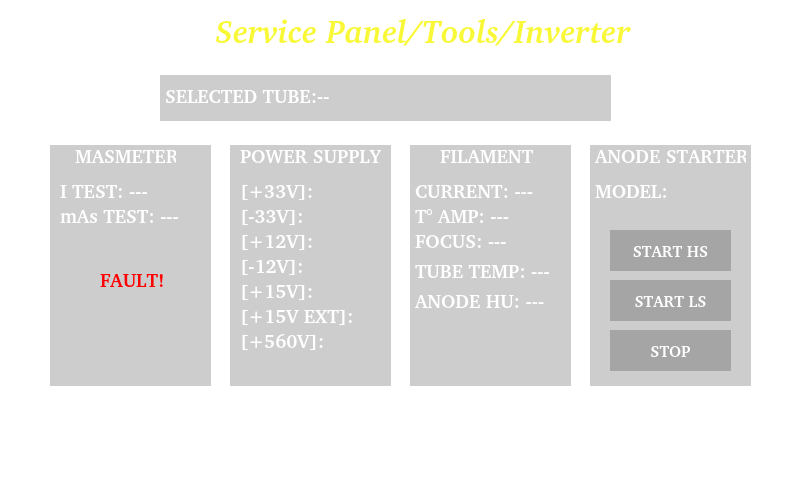
<?xml version="1.0" encoding="UTF-8"?>
<ui version="4.0">
 <class>inverterUI</class>
 <widget class="QWidget" name="inverterUI">
  <property name="geometry">
   <rect>
    <x>0</x>
    <y>0</y>
    <width>800</width>
    <height>480</height>
   </rect>
  </property>
  <property name="windowTitle">
   <string notr="true">Form</string>
  </property>
  <property name="styleSheet">
   <string notr="true">background-color:rgb(0,0,0,0);

border: 0px;
background-image: url(:/ServicePanel/ServicePanel/service_panel_menu.png);</string>
  </property>
  <widget class="QFrame" name="frame">
   <property name="geometry">
    <rect>
     <x>0</x>
     <y>0</y>
     <width>800</width>
     <height>480</height>
    </rect>
   </property>
   <property name="frameShape">
    <enum>QFrame::StyledPanel</enum>
   </property>
   <property name="frameShadow">
    <enum>QFrame::Raised</enum>
   </property>
   <widget class="QPushButton" name="exitButton">
    <property name="geometry">
     <rect>
      <x>0</x>
      <y>0</y>
      <width>111</width>
      <height>111</height>
     </rect>
    </property>
    <property name="text">
     <string notr="true"/>
    </property>
   </widget>
   <widget class="QLabel" name="label">
    <property name="geometry">
     <rect>
      <x>115</x>
      <y>10</y>
      <width>616</width>
      <height>41</height>
     </rect>
    </property>
    <property name="font">
     <font>
      <family>Bitstream Charter</family>
      <pointsize>24</pointsize>
      <weight>75</weight>
      <italic>true</italic>
      <bold>true</bold>
     </font>
    </property>
    <property name="styleSheet">
     <string notr="true">background-image:url(/transparent.png);
color: rgb(248, 248, 54);</string>
    </property>
    <property name="text">
     <string notr="true">Service Panel/Tools/Inverter</string>
    </property>
    <property name="alignment">
     <set>Qt::AlignCenter</set>
    </property>
   </widget>
   <widget class="QFrame" name="frame_2">
    <property name="geometry">
     <rect>
      <x>50</x>
      <y>145</y>
      <width>161</width>
      <height>241</height>
     </rect>
    </property>
    <property name="styleSheet">
     <string notr="true">background-image: url(:/transparent.png);
background-color: rgb(0, 0, 0,50);</string>
    </property>
    <property name="frameShape">
     <enum>QFrame::StyledPanel</enum>
    </property>
    <property name="frameShadow">
     <enum>QFrame::Raised</enum>
    </property>
    <widget class="QLabel" name="label_2">
     <property name="enabled">
      <bool>false</bool>
     </property>
     <property name="geometry">
      <rect>
       <x>25</x>
       <y>0</y>
       <width>101</width>
       <height>21</height>
      </rect>
     </property>
     <property name="font">
      <font>
       <family>Bitstream Charter</family>
       <pointsize>14</pointsize>
       <weight>75</weight>
       <bold>true</bold>
      </font>
     </property>
     <property name="styleSheet">
      <string notr="true">background-color: rgb(255, 255, 255,0);
color: rgb(255, 255, 255);</string>
     </property>
     <property name="text">
      <string notr="true">MASMETER</string>
     </property>
     <property name="alignment">
      <set>Qt::AlignLeading|Qt::AlignLeft|Qt::AlignVCenter</set>
     </property>
    </widget>
    <widget class="QLabel" name="iTest">
     <property name="enabled">
      <bool>false</bool>
     </property>
     <property name="geometry">
      <rect>
       <x>10</x>
       <y>35</y>
       <width>151</width>
       <height>21</height>
      </rect>
     </property>
     <property name="font">
      <font>
       <family>Bitstream Charter</family>
       <pointsize>14</pointsize>
       <weight>75</weight>
       <bold>true</bold>
      </font>
     </property>
     <property name="styleSheet">
      <string notr="true">background-color: rgb(255, 255, 255,0);
color: rgb(255, 255, 255);</string>
     </property>
     <property name="text">
      <string notr="true">I TEST: ---</string>
     </property>
     <property name="alignment">
      <set>Qt::AlignLeading|Qt::AlignLeft|Qt::AlignVCenter</set>
     </property>
    </widget>
    <widget class="QLabel" name="mAsTest">
     <property name="enabled">
      <bool>false</bool>
     </property>
     <property name="geometry">
      <rect>
       <x>10</x>
       <y>60</y>
       <width>146</width>
       <height>21</height>
      </rect>
     </property>
     <property name="font">
      <font>
       <family>Bitstream Charter</family>
       <pointsize>14</pointsize>
       <weight>75</weight>
       <bold>true</bold>
      </font>
     </property>
     <property name="styleSheet">
      <string notr="true">background-color: rgb(255, 255, 255,0);
color: rgb(255, 255, 255);</string>
     </property>
     <property name="text">
      <string notr="true">mAs TEST: ---</string>
     </property>
     <property name="alignment">
      <set>Qt::AlignLeading|Qt::AlignLeft|Qt::AlignVCenter</set>
     </property>
    </widget>
    <widget class="QFrame" name="faultFrame">
     <property name="geometry">
      <rect>
       <x>5</x>
       <y>119</y>
       <width>151</width>
       <height>111</height>
      </rect>
     </property>
     <property name="styleSheet">
      <string notr="true">background-color: rgb(0, 0, 0,0);</string>
     </property>
     <property name="frameShape">
      <enum>QFrame::StyledPanel</enum>
     </property>
     <property name="frameShadow">
      <enum>QFrame::Raised</enum>
     </property>
     <widget class="QLabel" name="label_17">
      <property name="enabled">
       <bool>false</bool>
      </property>
      <property name="geometry">
       <rect>
        <x>45</x>
        <y>5</y>
        <width>76</width>
        <height>21</height>
       </rect>
      </property>
      <property name="font">
       <font>
        <family>Bitstream Charter</family>
        <pointsize>14</pointsize>
        <weight>75</weight>
        <bold>true</bold>
       </font>
      </property>
      <property name="styleSheet">
       <string notr="true">background-color: rgb(255, 255, 255,0);
color: rgb(255, 0, 0);</string>
      </property>
      <property name="text">
       <string notr="true">FAULT!</string>
      </property>
      <property name="alignment">
       <set>Qt::AlignLeading|Qt::AlignLeft|Qt::AlignVCenter</set>
      </property>
     </widget>
     <widget class="QFrame" name="ground">
      <property name="geometry">
       <rect>
        <x>10</x>
        <y>40</y>
        <width>60</width>
        <height>60</height>
       </rect>
      </property>
      <property name="styleSheet">
       <string notr="true">border-image: url(:/fault_gnd_pix.png);
background-color: rgb(0, 0, 0,0);</string>
      </property>
      <property name="frameShape">
       <enum>QFrame::StyledPanel</enum>
      </property>
      <property name="frameShadow">
       <enum>QFrame::Raised</enum>
      </property>
     </widget>
     <widget class="QFrame" name="r16">
      <property name="geometry">
       <rect>
        <x>85</x>
        <y>40</y>
        <width>60</width>
        <height>60</height>
       </rect>
      </property>
      <property name="styleSheet">
       <string notr="true">
background-color: rgb(0, 0, 0,0);
border-image: url(:/faultR16.png);</string>
      </property>
      <property name="frameShape">
       <enum>QFrame::StyledPanel</enum>
      </property>
      <property name="frameShadow">
       <enum>QFrame::Raised</enum>
      </property>
     </widget>
    </widget>
   </widget>
   <widget class="QFrame" name="frame_5">
    <property name="geometry">
     <rect>
      <x>230</x>
      <y>145</y>
      <width>161</width>
      <height>241</height>
     </rect>
    </property>
    <property name="styleSheet">
     <string notr="true">background-image: url(:/transparent.png);
background-color: rgb(0, 0, 0,50);</string>
    </property>
    <property name="frameShape">
     <enum>QFrame::StyledPanel</enum>
    </property>
    <property name="frameShadow">
     <enum>QFrame::Raised</enum>
    </property>
    <widget class="QLabel" name="label_6">
     <property name="enabled">
      <bool>false</bool>
     </property>
     <property name="geometry">
      <rect>
       <x>10</x>
       <y>0</y>
       <width>141</width>
       <height>21</height>
      </rect>
     </property>
     <property name="font">
      <font>
       <family>Bitstream Charter</family>
       <pointsize>14</pointsize>
       <weight>75</weight>
       <bold>true</bold>
      </font>
     </property>
     <property name="styleSheet">
      <string notr="true">background-color: rgb(255, 255, 255,0);
color: rgb(255, 255, 255);</string>
     </property>
     <property name="text">
      <string notr="true">POWER SUPPLY</string>
     </property>
     <property name="alignment">
      <set>Qt::AlignLeading|Qt::AlignLeft|Qt::AlignVCenter</set>
     </property>
    </widget>
    <widget class="QLabel" name="label33">
     <property name="enabled">
      <bool>false</bool>
     </property>
     <property name="geometry">
      <rect>
       <x>10</x>
       <y>35</y>
       <width>151</width>
       <height>21</height>
      </rect>
     </property>
     <property name="font">
      <font>
       <family>Bitstream Charter</family>
       <pointsize>14</pointsize>
       <weight>75</weight>
       <bold>true</bold>
      </font>
     </property>
     <property name="styleSheet">
      <string notr="true">background-color: rgb(255, 255, 255,0);
color: rgb(255, 255, 255);</string>
     </property>
     <property name="text">
      <string notr="true">[+33V]:</string>
     </property>
     <property name="alignment">
      <set>Qt::AlignLeading|Qt::AlignLeft|Qt::AlignVCenter</set>
     </property>
    </widget>
    <widget class="QLabel" name="labelm33">
     <property name="enabled">
      <bool>false</bool>
     </property>
     <property name="geometry">
      <rect>
       <x>10</x>
       <y>60</y>
       <width>146</width>
       <height>21</height>
      </rect>
     </property>
     <property name="font">
      <font>
       <family>Bitstream Charter</family>
       <pointsize>14</pointsize>
       <weight>75</weight>
       <bold>true</bold>
      </font>
     </property>
     <property name="styleSheet">
      <string notr="true">background-color: rgb(255, 255, 255,0);
color: rgb(255, 255, 255);</string>
     </property>
     <property name="text">
      <string notr="true">[-33V]:</string>
     </property>
     <property name="alignment">
      <set>Qt::AlignLeading|Qt::AlignLeft|Qt::AlignVCenter</set>
     </property>
    </widget>
    <widget class="QLabel" name="label12">
     <property name="enabled">
      <bool>false</bool>
     </property>
     <property name="geometry">
      <rect>
       <x>10</x>
       <y>85</y>
       <width>151</width>
       <height>21</height>
      </rect>
     </property>
     <property name="font">
      <font>
       <family>Bitstream Charter</family>
       <pointsize>14</pointsize>
       <weight>75</weight>
       <bold>true</bold>
      </font>
     </property>
     <property name="styleSheet">
      <string notr="true">background-color: rgb(255, 255, 255,0);
color: rgb(255, 255, 255);</string>
     </property>
     <property name="text">
      <string notr="true">[+12V]:</string>
     </property>
     <property name="alignment">
      <set>Qt::AlignLeading|Qt::AlignLeft|Qt::AlignVCenter</set>
     </property>
    </widget>
    <widget class="QLabel" name="labelm12">
     <property name="enabled">
      <bool>false</bool>
     </property>
     <property name="geometry">
      <rect>
       <x>10</x>
       <y>110</y>
       <width>146</width>
       <height>21</height>
      </rect>
     </property>
     <property name="font">
      <font>
       <family>Bitstream Charter</family>
       <pointsize>14</pointsize>
       <weight>75</weight>
       <bold>true</bold>
      </font>
     </property>
     <property name="styleSheet">
      <string notr="true">background-color: rgb(255, 255, 255,0);
color: rgb(255, 255, 255);</string>
     </property>
     <property name="text">
      <string notr="true">[-12V]:</string>
     </property>
     <property name="alignment">
      <set>Qt::AlignLeading|Qt::AlignLeft|Qt::AlignVCenter</set>
     </property>
    </widget>
    <widget class="QLabel" name="label15">
     <property name="enabled">
      <bool>false</bool>
     </property>
     <property name="geometry">
      <rect>
       <x>10</x>
       <y>135</y>
       <width>151</width>
       <height>21</height>
      </rect>
     </property>
     <property name="font">
      <font>
       <family>Bitstream Charter</family>
       <pointsize>14</pointsize>
       <weight>75</weight>
       <bold>true</bold>
      </font>
     </property>
     <property name="styleSheet">
      <string notr="true">background-color: rgb(255, 255, 255,0);
color: rgb(255, 255, 255);</string>
     </property>
     <property name="text">
      <string notr="true">[+15V]:</string>
     </property>
     <property name="alignment">
      <set>Qt::AlignLeading|Qt::AlignLeft|Qt::AlignVCenter</set>
     </property>
    </widget>
    <widget class="QLabel" name="label15ext">
     <property name="enabled">
      <bool>false</bool>
     </property>
     <property name="geometry">
      <rect>
       <x>10</x>
       <y>160</y>
       <width>146</width>
       <height>21</height>
      </rect>
     </property>
     <property name="font">
      <font>
       <family>Bitstream Charter</family>
       <pointsize>14</pointsize>
       <weight>75</weight>
       <bold>true</bold>
      </font>
     </property>
     <property name="styleSheet">
      <string notr="true">background-color: rgb(255, 255, 255,0);
color: rgb(255, 255, 255);</string>
     </property>
     <property name="text">
      <string notr="true">[+15V EXT]:</string>
     </property>
     <property name="alignment">
      <set>Qt::AlignLeading|Qt::AlignLeft|Qt::AlignVCenter</set>
     </property>
    </widget>
    <widget class="QLabel" name="label560">
     <property name="enabled">
      <bool>false</bool>
     </property>
     <property name="geometry">
      <rect>
       <x>10</x>
       <y>185</y>
       <width>146</width>
       <height>21</height>
      </rect>
     </property>
     <property name="font">
      <font>
       <family>Bitstream Charter</family>
       <pointsize>14</pointsize>
       <weight>75</weight>
       <bold>true</bold>
      </font>
     </property>
     <property name="styleSheet">
      <string notr="true">background-color: rgb(255, 255, 255,0);
color: rgb(255, 255, 255);</string>
     </property>
     <property name="text">
      <string notr="true">[+560V]:</string>
     </property>
     <property name="alignment">
      <set>Qt::AlignLeading|Qt::AlignLeft|Qt::AlignVCenter</set>
     </property>
    </widget>
   </widget>
   <widget class="QFrame" name="frame_6">
    <property name="geometry">
     <rect>
      <x>410</x>
      <y>145</y>
      <width>161</width>
      <height>241</height>
     </rect>
    </property>
    <property name="styleSheet">
     <string notr="true">background-image: url(:/transparent.png);
background-color: rgb(0, 0, 0,50);</string>
    </property>
    <property name="frameShape">
     <enum>QFrame::StyledPanel</enum>
    </property>
    <property name="frameShadow">
     <enum>QFrame::Raised</enum>
    </property>
    <widget class="QLabel" name="label_14">
     <property name="enabled">
      <bool>false</bool>
     </property>
     <property name="geometry">
      <rect>
       <x>30</x>
       <y>0</y>
       <width>101</width>
       <height>21</height>
      </rect>
     </property>
     <property name="font">
      <font>
       <family>Bitstream Charter</family>
       <pointsize>14</pointsize>
       <weight>75</weight>
       <bold>true</bold>
      </font>
     </property>
     <property name="styleSheet">
      <string notr="true">background-color: rgb(255, 255, 255,0);
color: rgb(255, 255, 255);</string>
     </property>
     <property name="text">
      <string notr="true">FILAMENT</string>
     </property>
     <property name="alignment">
      <set>Qt::AlignLeading|Qt::AlignLeft|Qt::AlignVCenter</set>
     </property>
    </widget>
    <widget class="QLabel" name="labelFilament">
     <property name="enabled">
      <bool>false</bool>
     </property>
     <property name="geometry">
      <rect>
       <x>5</x>
       <y>35</y>
       <width>151</width>
       <height>21</height>
      </rect>
     </property>
     <property name="font">
      <font>
       <family>Bitstream Charter</family>
       <pointsize>14</pointsize>
       <weight>75</weight>
       <bold>true</bold>
      </font>
     </property>
     <property name="styleSheet">
      <string notr="true">background-color: rgb(255, 255, 255,0);
color: rgb(255, 255, 255);</string>
     </property>
     <property name="text">
      <string notr="true">CURRENT: ---</string>
     </property>
     <property name="alignment">
      <set>Qt::AlignLeading|Qt::AlignLeft|Qt::AlignVCenter</set>
     </property>
    </widget>
    <widget class="QLabel" name="labelT">
     <property name="enabled">
      <bool>false</bool>
     </property>
     <property name="geometry">
      <rect>
       <x>5</x>
       <y>60</y>
       <width>141</width>
       <height>21</height>
      </rect>
     </property>
     <property name="font">
      <font>
       <family>Bitstream Charter</family>
       <pointsize>14</pointsize>
       <weight>75</weight>
       <bold>true</bold>
      </font>
     </property>
     <property name="styleSheet">
      <string notr="true">background-color: rgb(255, 255, 255,0);
color: rgb(255, 255, 255);</string>
     </property>
     <property name="text">
      <string notr="true">T° AMP: ---</string>
     </property>
     <property name="alignment">
      <set>Qt::AlignLeading|Qt::AlignLeft|Qt::AlignVCenter</set>
     </property>
    </widget>
    <widget class="QLabel" name="labelFocus">
     <property name="enabled">
      <bool>false</bool>
     </property>
     <property name="geometry">
      <rect>
       <x>5</x>
       <y>85</y>
       <width>141</width>
       <height>21</height>
      </rect>
     </property>
     <property name="font">
      <font>
       <family>Bitstream Charter</family>
       <pointsize>14</pointsize>
       <weight>75</weight>
       <bold>true</bold>
      </font>
     </property>
     <property name="styleSheet">
      <string notr="true">background-color: rgb(255, 255, 255,0);
color: rgb(255, 255, 255);</string>
     </property>
     <property name="text">
      <string notr="true">FOCUS: ---</string>
     </property>
     <property name="alignment">
      <set>Qt::AlignLeading|Qt::AlignLeft|Qt::AlignVCenter</set>
     </property>
    </widget>
    <widget class="QLabel" name="labelTubeTemp">
     <property name="enabled">
      <bool>false</bool>
     </property>
     <property name="geometry">
      <rect>
       <x>5</x>
       <y>115</y>
       <width>141</width>
       <height>21</height>
      </rect>
     </property>
     <property name="font">
      <font>
       <family>Bitstream Charter</family>
       <pointsize>14</pointsize>
       <weight>75</weight>
       <bold>true</bold>
      </font>
     </property>
     <property name="styleSheet">
      <string notr="true">background-color: rgb(255, 255, 255,0);
color: rgb(255, 255, 255);</string>
     </property>
     <property name="text">
      <string notr="true">TUBE TEMP: ---</string>
     </property>
     <property name="alignment">
      <set>Qt::AlignLeading|Qt::AlignLeft|Qt::AlignVCenter</set>
     </property>
    </widget>
    <widget class="QLabel" name="anodeHU">
     <property name="enabled">
      <bool>false</bool>
     </property>
     <property name="geometry">
      <rect>
       <x>5</x>
       <y>145</y>
       <width>141</width>
       <height>21</height>
      </rect>
     </property>
     <property name="font">
      <font>
       <family>Bitstream Charter</family>
       <pointsize>14</pointsize>
       <weight>75</weight>
       <bold>true</bold>
      </font>
     </property>
     <property name="styleSheet">
      <string notr="true">background-color: rgb(255, 255, 255,0);
color: rgb(255, 255, 255);</string>
     </property>
     <property name="text">
      <string notr="true">ANODE HU: ---</string>
     </property>
     <property name="alignment">
      <set>Qt::AlignLeading|Qt::AlignLeft|Qt::AlignVCenter</set>
     </property>
    </widget>
   </widget>
   <widget class="QFrame" name="frame_7">
    <property name="geometry">
     <rect>
      <x>590</x>
      <y>145</y>
      <width>161</width>
      <height>241</height>
     </rect>
    </property>
    <property name="styleSheet">
     <string notr="true">background-image: url(:/transparent.png);
background-color: rgb(0, 0, 0,50);</string>
    </property>
    <property name="frameShape">
     <enum>QFrame::StyledPanel</enum>
    </property>
    <property name="frameShadow">
     <enum>QFrame::Raised</enum>
    </property>
    <widget class="QLabel" name="label_18">
     <property name="enabled">
      <bool>false</bool>
     </property>
     <property name="geometry">
      <rect>
       <x>5</x>
       <y>0</y>
       <width>151</width>
       <height>21</height>
      </rect>
     </property>
     <property name="font">
      <font>
       <family>Bitstream Charter</family>
       <pointsize>14</pointsize>
       <weight>75</weight>
       <bold>true</bold>
      </font>
     </property>
     <property name="styleSheet">
      <string notr="true">background-color: rgb(255, 255, 255,0);
color: rgb(255, 255, 255);</string>
     </property>
     <property name="text">
      <string notr="true">ANODE STARTER</string>
     </property>
     <property name="alignment">
      <set>Qt::AlignLeading|Qt::AlignLeft|Qt::AlignVCenter</set>
     </property>
    </widget>
    <widget class="QPushButton" name="buttonHS">
     <property name="geometry">
      <rect>
       <x>20</x>
       <y>85</y>
       <width>121</width>
       <height>41</height>
      </rect>
     </property>
     <property name="font">
      <font>
       <family>Bitstream Charter</family>
       <pointsize>12</pointsize>
       <weight>75</weight>
       <bold>true</bold>
      </font>
     </property>
     <property name="styleSheet">
      <string notr="true">color: rgb(255, 255, 255);</string>
     </property>
     <property name="text">
      <string notr="true">START HS</string>
     </property>
    </widget>
    <widget class="QPushButton" name="buttonLS">
     <property name="geometry">
      <rect>
       <x>20</x>
       <y>135</y>
       <width>121</width>
       <height>41</height>
      </rect>
     </property>
     <property name="font">
      <font>
       <family>Bitstream Charter</family>
       <pointsize>12</pointsize>
       <weight>75</weight>
       <bold>true</bold>
      </font>
     </property>
     <property name="styleSheet">
      <string notr="true">color: rgb(255, 255, 255);</string>
     </property>
     <property name="text">
      <string notr="true">START LS</string>
     </property>
    </widget>
    <widget class="QPushButton" name="buttonStop">
     <property name="geometry">
      <rect>
       <x>20</x>
       <y>185</y>
       <width>121</width>
       <height>41</height>
      </rect>
     </property>
     <property name="font">
      <font>
       <family>Bitstream Charter</family>
       <pointsize>12</pointsize>
       <weight>75</weight>
       <bold>true</bold>
      </font>
     </property>
     <property name="styleSheet">
      <string notr="true">color: rgb(255, 255, 255);</string>
     </property>
     <property name="text">
      <string notr="true">STOP</string>
     </property>
    </widget>
    <widget class="QLabel" name="labelARmodel">
     <property name="enabled">
      <bool>false</bool>
     </property>
     <property name="geometry">
      <rect>
       <x>5</x>
       <y>35</y>
       <width>151</width>
       <height>21</height>
      </rect>
     </property>
     <property name="font">
      <font>
       <family>Bitstream Charter</family>
       <pointsize>14</pointsize>
       <weight>75</weight>
       <bold>true</bold>
      </font>
     </property>
     <property name="styleSheet">
      <string notr="true">background-color: rgb(255, 255, 255,0);
color: rgb(255, 255, 255);</string>
     </property>
     <property name="text">
      <string notr="true">MODEL:</string>
     </property>
     <property name="alignment">
      <set>Qt::AlignLeading|Qt::AlignLeft|Qt::AlignVCenter</set>
     </property>
    </widget>
   </widget>
   <widget class="QFrame" name="frame_8">
    <property name="geometry">
     <rect>
      <x>160</x>
      <y>75</y>
      <width>451</width>
      <height>46</height>
     </rect>
    </property>
    <property name="styleSheet">
     <string notr="true">background-image: url(:/transparent.png);
background-color: rgb(0, 0, 0,50);</string>
    </property>
    <property name="frameShape">
     <enum>QFrame::StyledPanel</enum>
    </property>
    <property name="frameShadow">
     <enum>QFrame::Raised</enum>
    </property>
    <widget class="QLabel" name="labelTube">
     <property name="enabled">
      <bool>false</bool>
     </property>
     <property name="geometry">
      <rect>
       <x>5</x>
       <y>10</y>
       <width>436</width>
       <height>21</height>
      </rect>
     </property>
     <property name="font">
      <font>
       <family>Bitstream Charter</family>
       <pointsize>14</pointsize>
       <weight>75</weight>
       <bold>true</bold>
      </font>
     </property>
     <property name="styleSheet">
      <string notr="true">background-color: rgb(255, 255, 255,0);
color: rgb(255, 255, 255);</string>
     </property>
     <property name="text">
      <string notr="true">SELECTED TUBE:--</string>
     </property>
     <property name="alignment">
      <set>Qt::AlignLeading|Qt::AlignLeft|Qt::AlignVCenter</set>
     </property>
    </widget>
   </widget>
  </widget>
 </widget>
 <resources/>
 <connections/>
</ui>
